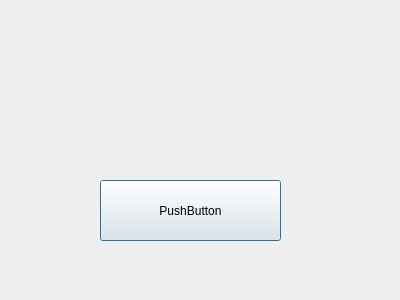
<?xml version="1.0" encoding="UTF-8"?>
<ui version="4.0">
 <class>Dialog</class>
 <widget class="QDialog" name="Dialog">
  <property name="geometry">
   <rect>
    <x>0</x>
    <y>0</y>
    <width>400</width>
    <height>300</height>
   </rect>
  </property>
  <property name="windowTitle">
   <string>Dialog</string>
  </property>
  <property name="windowIcon">
   <iconset>
    <normaloff>../../../Desktop/KingdomUnderFire_128.ico</normaloff>../../../Desktop/KingdomUnderFire_128.ico</iconset>
  </property>
  <widget class="QPushButton" name="pushButton">
   <property name="geometry">
    <rect>
     <x>100</x>
     <y>180</y>
     <width>181</width>
     <height>61</height>
    </rect>
   </property>
   <property name="text">
    <string>PushButton</string>
   </property>
   <property name="icon">
    <iconset>
     <normaloff>../../../Desktop/KingdomUnderFire_128.ico</normaloff>../../../Desktop/KingdomUnderFire_128.ico</iconset>
   </property>
  </widget>
 </widget>
 <resources/>
 <connections/>
</ui>
